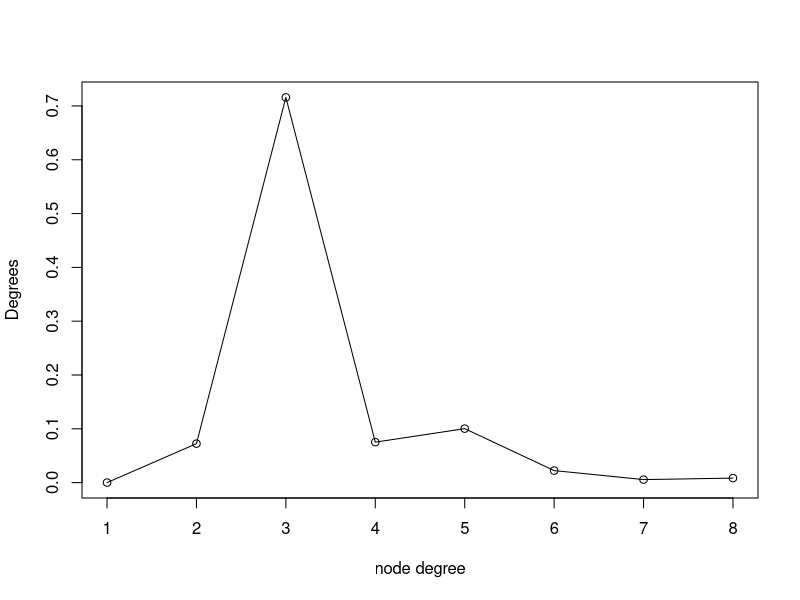
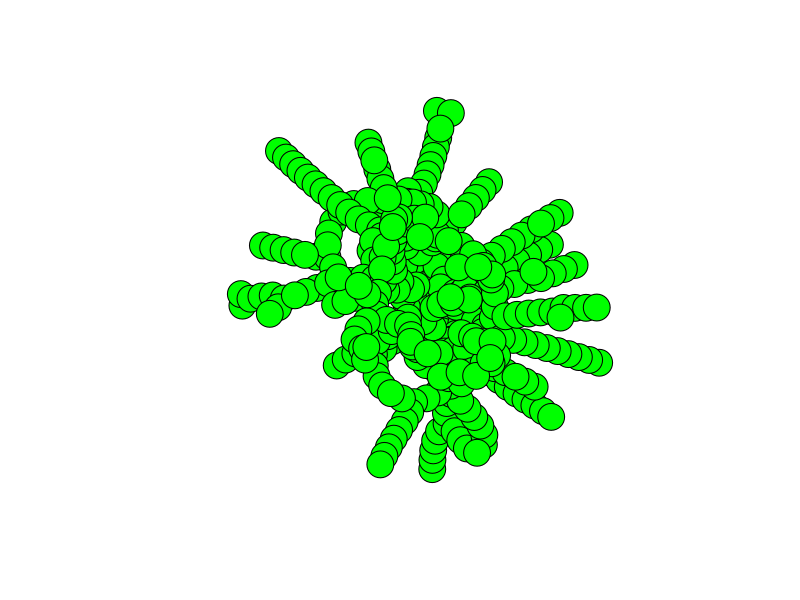
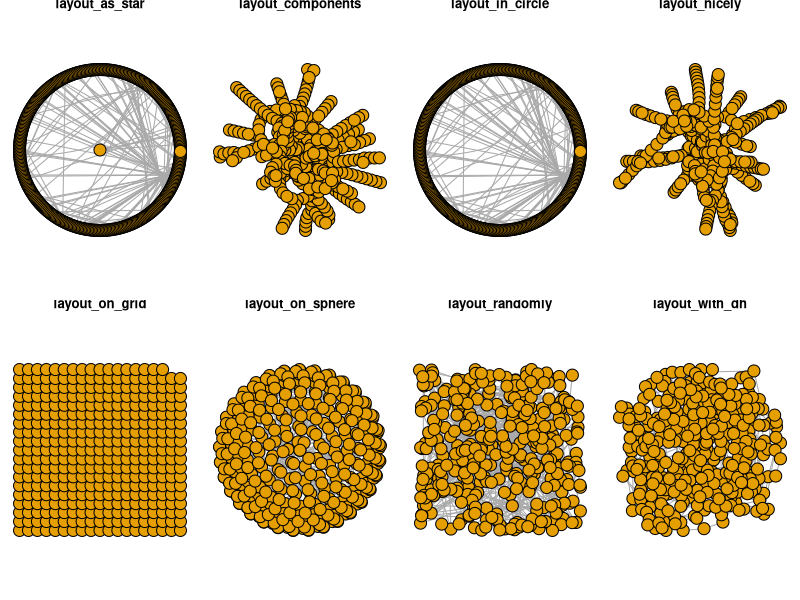
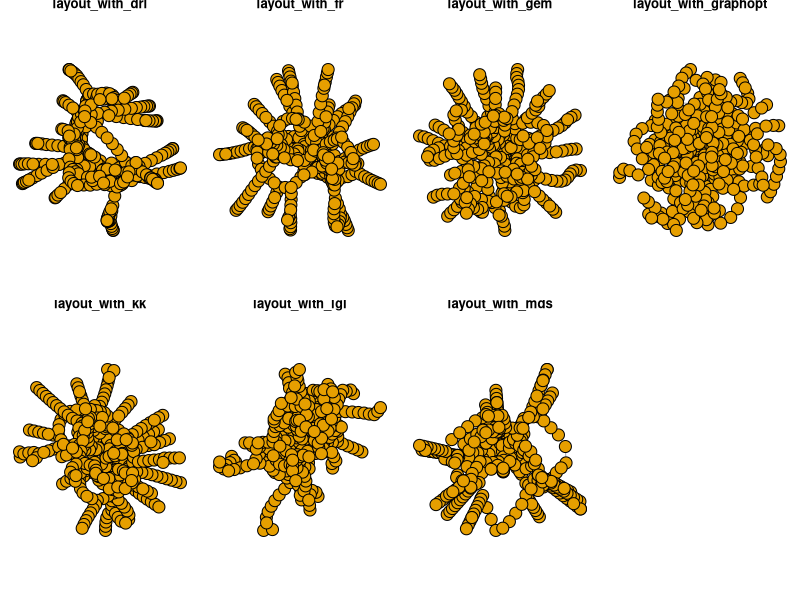

These figures' R source, in order: (Note: this script raises an error after producing the figures.)
## ---- chunk 1
library('igraph')
london_metro = read.csv('london_tube.txt',header=F, sep='\t')
data = subset(london_metro, select=c(V1,V2))
names(data) = c('source1','destination1')
## ---- chunk 2
metro_graph = graph.data.frame(d = data, directed = TRUE)
plot(degree.distribution(metro_graph), xlab="node degree",ylab="Degrees")
lines(degree.distribution(metro_graph))
## ---- chunk 3
diameter(metro_graph)
transitivity(metro_graph)
## ---- chunk 4
plot.igraph(metro_graph, vertex.label = NA, layout=layout_with_kk, vertex.color="green")
## ---- chunk 5
layouts <- grep("^layout_", ls("package:igraph"), value=TRUE)[-1] 
layouts <- layouts[!grepl("bipartite|merge|norm|sugiyama|tree", layouts)]
par(mfrow=c(2,4), mar=c(0.5,0.5,0.5,0.5))
for (layout in layouts) {
  l <- do.call(layout, list(metro_graph)) 
  plot(metro_graph, edge.arrow.mode=0, layout=l, main=layout, vertex.label = NA) }
## ---- chunk 6
lec = leading.eigenvector.community(metro_graph)
plot(lec, df.g, vertex.label = NA)
mc = multilevel.community(metro_graph)
plot(mc, df.g, vertex.label = NA)
oc = optimal.community(metro_graph)
plot(oc, df.g, vertex.label = NA)
